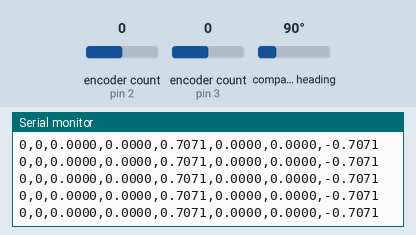
Recording of a sketch running on a simulated Arduino Uno, built with avr-gcc and run on an emulated ATmega328P. On the bench: the last lines printed to the serial monitor. The inputs (shaded band) are chosen by the test bench; at power-on: encoder count (sensors on pin 2, pin 3) 0, compass heading 90°.

Above: at 2.2 s.
2.3 s: encoder count (sensor on pin 2) set to 1
At 3.4 s:
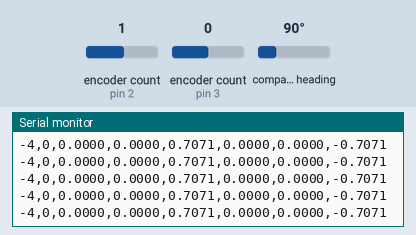
3.8 s: encoder count (sensor on pin 3) set to 1
At 4.7 s:
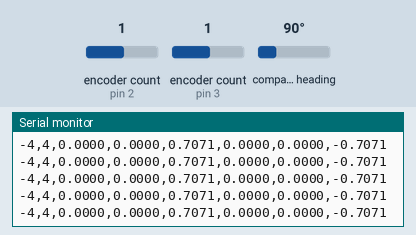
5.3 s: compass heading set to 7°
At 6.1 s:
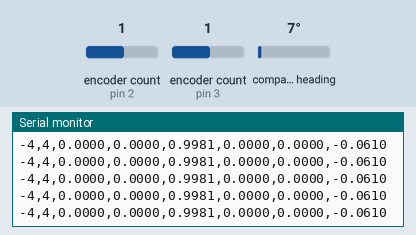
6.8 s: encoder count (sensor on pin 2) set to 2
At 7.6 s:
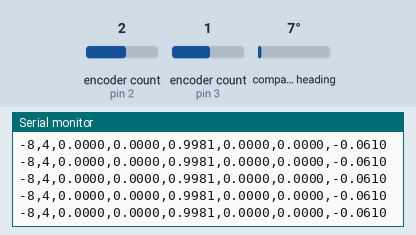
8.3 s: encoder count (sensor on pin 3) set to 2
At 9.3 s:
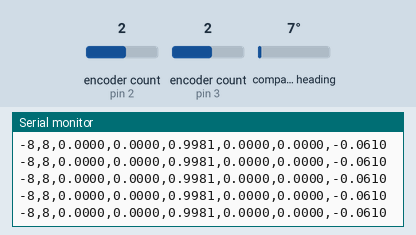
9.8 s: compass heading set to 90°
At 10.8 s:
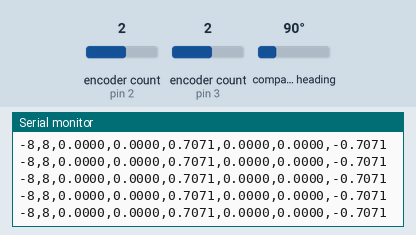
Timing chart, 0 to 12.3 s (numbered marks = the images above; inputs shaded):
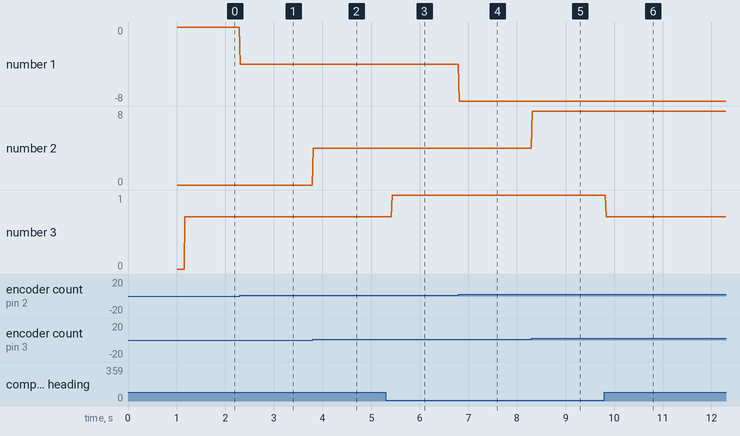

The sketch:

swarm_motor.ino
```cpp
#include <Encoder.h>
#include <SoftwareSerial.h>
#include <Wire.h>
#include <Adafruit_Sensor.h>
#include <Adafruit_BNO055.h>
#include <utility/imumaths.h>

#define rxPin1 12  // pin 3 connects to motor controller TX  (not used in this example)
#define txPin1 11  // pin 4 connects to motor controller RX
#define rxPin2 9  // pin 3 connects to motor controller TX  (not used in this example)
#define txPin2 8  // pin 4 connects to motor controller RX
#define chAPin1 2 // chA pin on motor encoder
#define chBPin1 4 // chB pin on motor encoder1
#define chAPin2 3 // chA pin on motor encoder
#define chBPin2 5 // chB pin on motor encoder1

#define TICKS_PER_REV 537.6 // ppr of motor encoder
#define WHEEL_RADIUS 0.05 // radius of attached wheel (m)

// PID Constants
float motor1_p = 400;
float motor1_i = 0;
float motor1_d = 0;
float motor1_punch = 0;
float motor1_deadzone = 0;
float motor1_i_clamp = 0;
float motor1_out_clamp = 3200;
float motor1_last, motor1_accumulate;

float motor2_p = 500;
float motor2_i = 0;
float motor2_d = 0;
float motor2_punch = 0;
float motor2_deadzone = 0;
float motor2_i_clamp = 0;
float motor2_out_clamp = 3200;
float motor2_last, motor2_accumulate;

// Motor Variables
int enc1_cur_ticks = 0;
int enc1_prev_ticks = 0;
int motor1_command = 0;
double motor1_desired_speed = 0;
double motor1_cur_speed = 0;

int enc2_cur_ticks = 0;
int enc2_prev_ticks = 0;
int motor2_command = 0;
double motor2_desired_speed = 0;
double motor2_cur_speed = 0;

Encoder enc1(chAPin1, chBPin1);
Encoder enc2(chAPin2, chBPin2);

// Timer variables
int timer1_freq = 50;
double dt = 0.02;
int timer1_counter;
unsigned long cur_time;

// BNO055 variables
Adafruit_BNO055 bno = Adafruit_BNO055(55, 0x28);
float imu_quat[4];

// MOTOR CONTROLLER HELPER FUNCTIONS
SoftwareSerial smcSerial1 = SoftwareSerial(rxPin1, txPin1);
SoftwareSerial smcSerial2 = SoftwareSerial(rxPin2, txPin2);

// required to allow motors to move
// must be called when millis()controller restarts and after any error
void exitSafeStart()
{
  smcSerial1.write(0x83);
  smcSerial2.write(0x83);
}

// speed should be a number from -3200 to 3200
void setMotorSpeed(int speed, int motor)
{
  if (motor == 1){
    speed = speed * -1;
    if (speed < 0)
    {
      smcSerial1.write(0x86);  // motor reverse command
      speed = -speed;  // make speed positive
    }
    else
    {
      smcSerial1.write(0x85);  // motor forward command
    }
    smcSerial1.write(speed & 0x1F);
    smcSerial1.write(speed >> 5 & 0x7F);
  }
  else {
    if (speed < 0)
    {
      smcSerial2.write(0x86);  // motor reverse command
      speed = -speed;  // make speed positive
    }
    else
    {
      smcSerial2.write(0x85);  // motor forward command
    }
    smcSerial2.write(speed & 0x1F);
    smcSerial2.write(speed >> 5 & 0x7F);
  }
}

void checkEncoder1(){
    if (digitalRead(chBPin1) == LOW) {
      enc1_cur_ticks += 1;
    } else {
      enc1_cur_ticks -= 1;
    }
}

void checkEncoder2(){
    if (digitalRead(chBPin2) == LOW) {
      enc2_cur_ticks -= 1;
    } else {
      enc2_cur_ticks += 1;
    }
}

// ISR for timer1
// calculate velocity and perform PID update @ 10 Hz
ISR(TIMER1_OVF_vect)
{
  TCNT1 = timer1_counter;   // reset timer

  enc1_cur_ticks = -enc1.read();
  enc2_cur_ticks = enc2.read();

  double enc1_diff = enc1_cur_ticks - enc1_prev_ticks;
  double enc2_diff = enc2_cur_ticks - enc2_prev_ticks;

  motor1_cur_speed = 2 * PI * WHEEL_RADIUS * (enc1_diff / TICKS_PER_REV) / dt;
  motor2_cur_speed = 2 * PI * WHEEL_RADIUS * (enc2_diff / TICKS_PER_REV) / dt;

  enc1_prev_ticks = enc1_cur_ticks;
  enc2_prev_ticks = enc2_cur_ticks;

  if (motor1_desired_speed == 0){
    motor1_command = 0;
  }
  else {
    int motor1_pid =  pid(motor1_desired_speed, motor1_cur_speed,
                    motor1_p, motor1_i, motor1_d,
                    motor1_i_clamp, motor1_out_clamp, motor1_punch, motor1_deadzone,
                    &motor1_last, &motor1_accumulate);

    motor1_command += motor1_pid;
  }

  if (motor2_desired_speed == 0){
    motor2_command = 0;
  }
  else{
    int motor2_pid =  pid(motor2_desired_speed, motor2_cur_speed,
                    motor2_p, motor2_i, motor2_d,
                    motor2_i_clamp, motor2_out_clamp, motor2_punch, motor2_deadzone,
                    &motor2_last, &motor2_accumulate);

    motor2_command += motor2_pid;
  }

   setMotorSpeed(motor1_command, 1);
   setMotorSpeed(motor2_command, 2);

  Serial.print(enc1_cur_ticks);
  Serial.print(",");
  Serial.print(enc2_cur_ticks);
  Serial.print(",");
  Serial.print(motor1_cur_speed, 4);
  Serial.print(",");
  Serial.print(motor2_cur_speed, 4);
  Serial.print(",");
  Serial.print(imu_quat[0], 4);
  Serial.print(",");
  Serial.print(imu_quat[1], 4);
  Serial.print(",");
  Serial.print(imu_quat[2], 4);
  Serial.print(",");
  Serial.print(imu_quat[3], 4);
  Serial.print("\n");
}

void setup()
{
  pinMode(chAPin1, INPUT);
  pinMode(chBPin1, INPUT);
  pinMode(chAPin2, INPUT);
  pinMode(chBPin2, INPUT);

  // initialize Serial w/ baud 115200
  Serial.begin(115200);
  Serial.println("Initializing...");

  // Initialize software serial object with baud rate of 19.2 kbps.
  smcSerial1.begin(19200);
  smcSerial2.begin(19200);

  // The Simple Motor Controller must be running for at least 1 ms
  // before we try to send serial data, so we delay here for 5 ms.
  delay(5);

  // If the Simple Motor Controller has automatic baud detection
  // enabled, we first need to send it the byte 0xAA (170 in decimal)
  // so that it can learn the baud rate.
  smcSerial1.write(0xAA);
  smcSerial2.write(0xAA);

  // Next we need to send the Exit Safe Start command, which
  // clears the safe-start violation and lets the motor run.
  exitSafeStart();

//  attachInterrupt(digitalPinToInterrupt(chAPin1), checkEncoder1, RISING);
//  attachInterrupt(digitalPinToInterrupt(chAPin2), checkEncoder2, RISING);

  /* Initialise the sensor */
  Serial.println("Initializing BNO055...");
  if(!bno.begin())
  {
    /* There was a problem detecting the BNO055 ... check your connections */
    Serial.print("Ooops, no BNO055 detected ... Check your wiring or I2C ADDR!");
    while(1);
  }

  delay(1000);

  bno.setExtCrystalUse(true);
  Serial.println("Initialized BNO055...");

  // setup timers for velocity calculation
  cli();//stop interrupts
  TCCR1A = 0;
  TCCR1B = 0;
  timer1_counter = 65536 - (16000000 / 256 / timer1_freq);   // preload timer 65536 - 16MHz/256/2Hz (34286 for 0.5sec) (59286 for 0.1sec)
  TCNT1 = timer1_counter;   // preload timer
  TCCR1B |= (1 << CS12);    // 256 prescaler
  TIMSK1 |= (1 << TOIE1);   // enable timer overflow interrupt

  sei();//allow interrupts

  cur_time = millis();
}

void loop()
{
  while(Serial.available() > 0){
    // read velocities
//   int val1 = Serial.parseInt();
//   int val2 = Serial.parseInt();

     motor1_desired_speed = Serial.parseFloat();
     motor2_desired_speed = Serial.parseFloat();

    char r = Serial.read();
    if(r == '\n'){}

//   setMotorSpeed(val1,1);
//   setMotorSpeed(val2,2);
//   delay(1);

//    Serial.print(val1);
//    Serial.print(",");
//    Serial.print(val2);
//    Serial.print("\n");
  }

  if (millis() - cur_time > 100){
    imu::Quaternion quat = bno.getQuat();

    imu_quat[0] = quat.w();
    imu_quat[1] = quat.x();
    imu_quat[2] = quat.y();
    imu_quat[3] = quat.z();

    cur_time = millis();
  }

}
```

pid.ino
```cpp
/* PID Helper Functions */

// Limits the value of *val to be minimum <= *val <= maximum
void limit(float *val, int minimum, int maximum) {
  if (*val > maximum) {
    *val = maximum;
  } else if (*val < minimum) {
    *val = minimum;
  }
}

float pid(float target, float current, float p, float i, float d, float i_clamp, float out_clamp, float punch, float deadzone, float *last, float *accumulate_error) {
  float error = target - current;

  // Deadzone stuff
  if (-deadzone < error && error < deadzone) {
    return 0;
  }

  // P stuff
  float p_term = p * error;

  // I stuff
  *accumulate_error += i * error;
  limit(accumulate_error, -i_clamp, i_clamp);
  float i_term = *accumulate_error * i;

  // D stuff
  float d_term  = (*last - current) * d;
  *last = current;

  // Punch stuff
  float punch_term = 0;
  if (error > 0) {
    punch_term = punch;
  } else if (error < 0) {
    punch_term = -punch;
  }

  float sum = p_term + i_term + d_term + punch_term;
  limit(&sum, -out_clamp, out_clamp);
  return sum;
}
```

Measured:
- after the input at 2.3 s, the serial monitor: prints a new line at once (image 1)
- after the input at 3.8 s, the serial monitor: prints a new line at once (image 2)
- after the input at 5.3 s, the serial monitor: prints a new line after 0.13 s (image 3)
- after the input at 6.8 s, the serial monitor: prints a new line at once (image 4)
- after the input at 8.3 s, the serial monitor: prints a new line at once (image 5)
- after the input at 9.8 s, the serial monitor: prints a new line at once (image 6)
- plotted number 1: 0 → -4 after the input at 2.3 s, -4 → -8 after the input at 6.8 s
- plotted number 2: 0 → 4 after the input at 3.8 s, 4 → 8 after the input at 8.3 s
